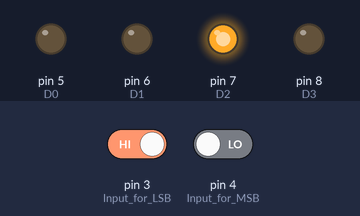
A sketch run on a simulated Arduino Uno, built with avr-gcc and run on an emulated ATmega328P. Parts: output pins drawn as LEDs (lit = HIGH). The inputs (shaded band) are chosen by the test bench; at power-on: pin 3 (Input_for_LSB) HIGH, pin 4 (Input_for_MSB) LOW. What the sketch prints to the serial monitor is not drawn.

Above: at 1.2 s.
1.3 s: pin 3 (Input_for_LSB) driven LOW
At 2.1 s:
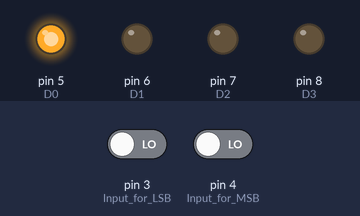
2.8 s: pin 4 (Input_for_MSB) driven HIGH
At 3.2 s:
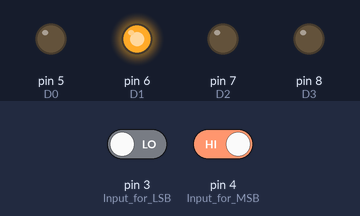
4.3 s: pin 3 (Input_for_LSB) driven HIGH
At 5.5 s:
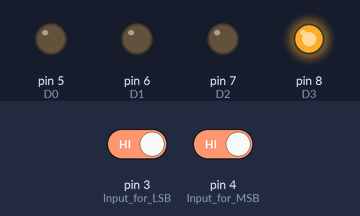
5.8 s: pin 4 (Input_for_MSB) driven LOW
At 6.7 s:
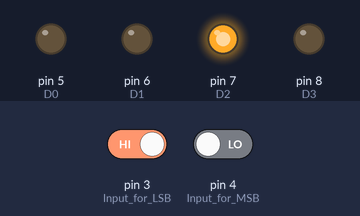
Timing chart, 0 to 8.3 s (numbered marks = the images above; inputs shaded):
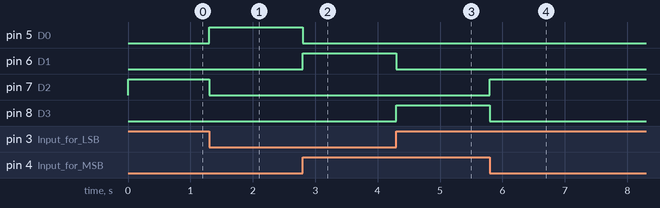

The sketch:

lkemmelmeier_cpe301_lab2.ino
```cpp
/*
 *  Name: Lena Kemmelmeier
 *  Lab Partner: Emma Cornia
 *  Assignment: Lab 1
 *  Class: CPE 301 Spring 2024 (Section 1104)
 *  Date: Feb 7th 2024
 */

void setup() {
  // put your setup code here, to run once:
  Serial.begin(9600);
  Serial.println("Hello from the Serial monitor!");

  pinMode(3, INPUT); // Input for LSB (button 1)
  pinMode(4, INPUT); // Input for MSB (button 2)

  pinMode(5, OUTPUT); //D0
  pinMode(6, OUTPUT); //D1
  pinMode(7, OUTPUT); //D2
  pinMode(8, OUTPUT); //D3
}

void loop() {
  // put your main code here, to run repeatedly:
  char input1 = digitalRead(3); // input for LSB (button 1)
  char input2 = digitalRead(4); // input for LSB (button 2)

  if(input1 == LOW && input2 == LOW){
    digitalWrite(5,HIGH); //D0 is high
    digitalWrite(6,LOW);
    digitalWrite(7,LOW);
    digitalWrite(8,LOW);
  }
  else if(input1 == LOW && input2 == HIGH){
    digitalWrite(5,LOW);
    digitalWrite(6,HIGH); //D1 is high
    digitalWrite(7,LOW);
    digitalWrite(8,LOW);
  }
  else if(input1 == HIGH && input2 == LOW){
    digitalWrite(5,LOW);
    digitalWrite(6,LOW);
    digitalWrite(7,HIGH); //D2 is high
    digitalWrite(8,LOW);
  }
  else{
    digitalWrite(5,LOW);
    digitalWrite(6,LOW);
    digitalWrite(7,LOW);
    digitalWrite(8,HIGH); //D3 is high
  }
}
```

Measured:
- after the input at 1.3 s, pin 5 (D0): LOW → HIGH at once; pin 7 (D2): HIGH → LOW at once
- after the input at 2.8 s, pin 5 (D0): HIGH → LOW at once; pin 6 (D1): LOW → HIGH at once
- after the input at 4.3 s, pin 6 (D1): HIGH → LOW at once; pin 8 (D3): LOW → HIGH at once
- after the input at 5.8 s, pin 7 (D2): LOW → HIGH at once; pin 8 (D3): HIGH → LOW at once
